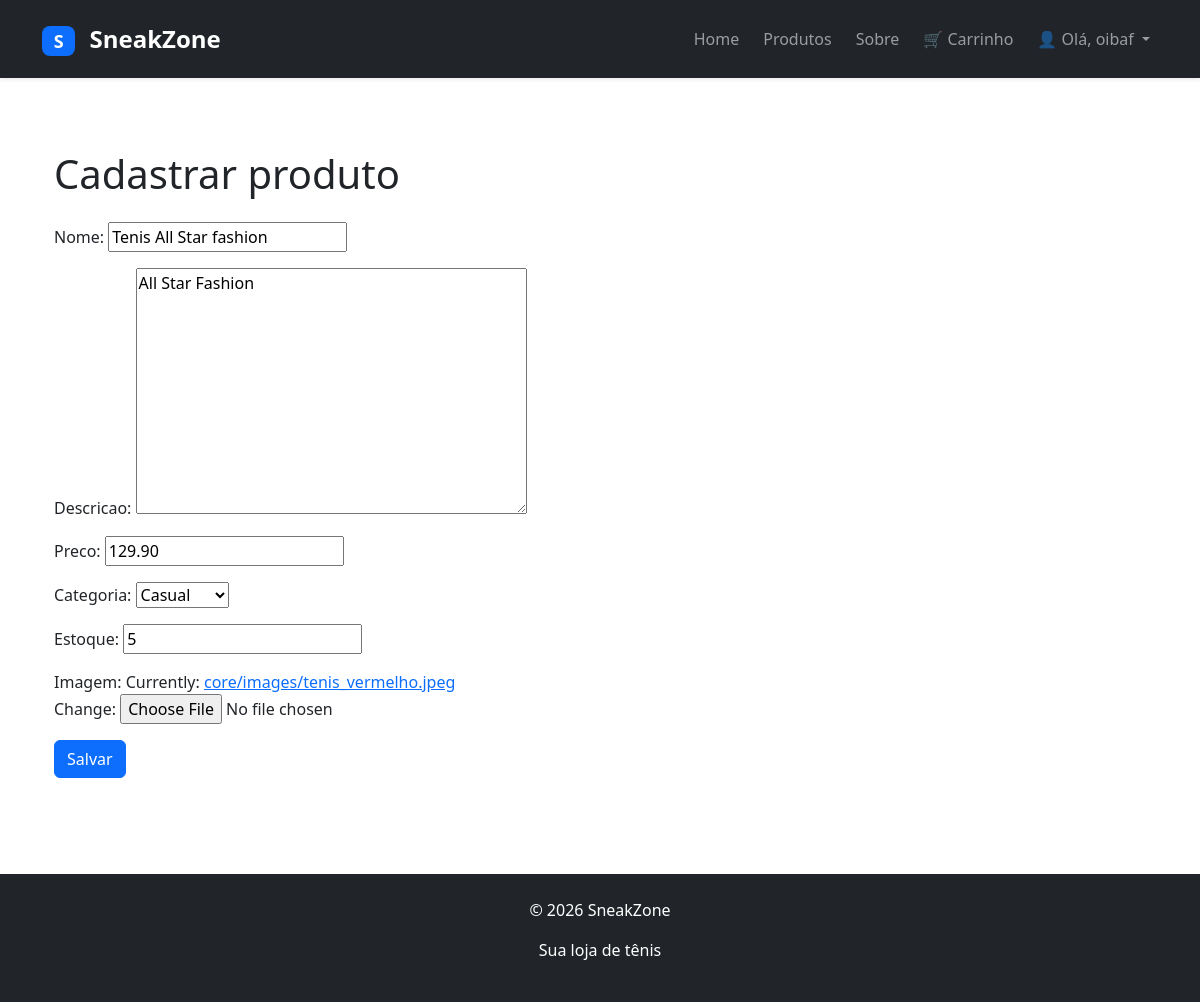
The page /produtos/produto/4/editar/ (signed in) on the database as committed earlier.
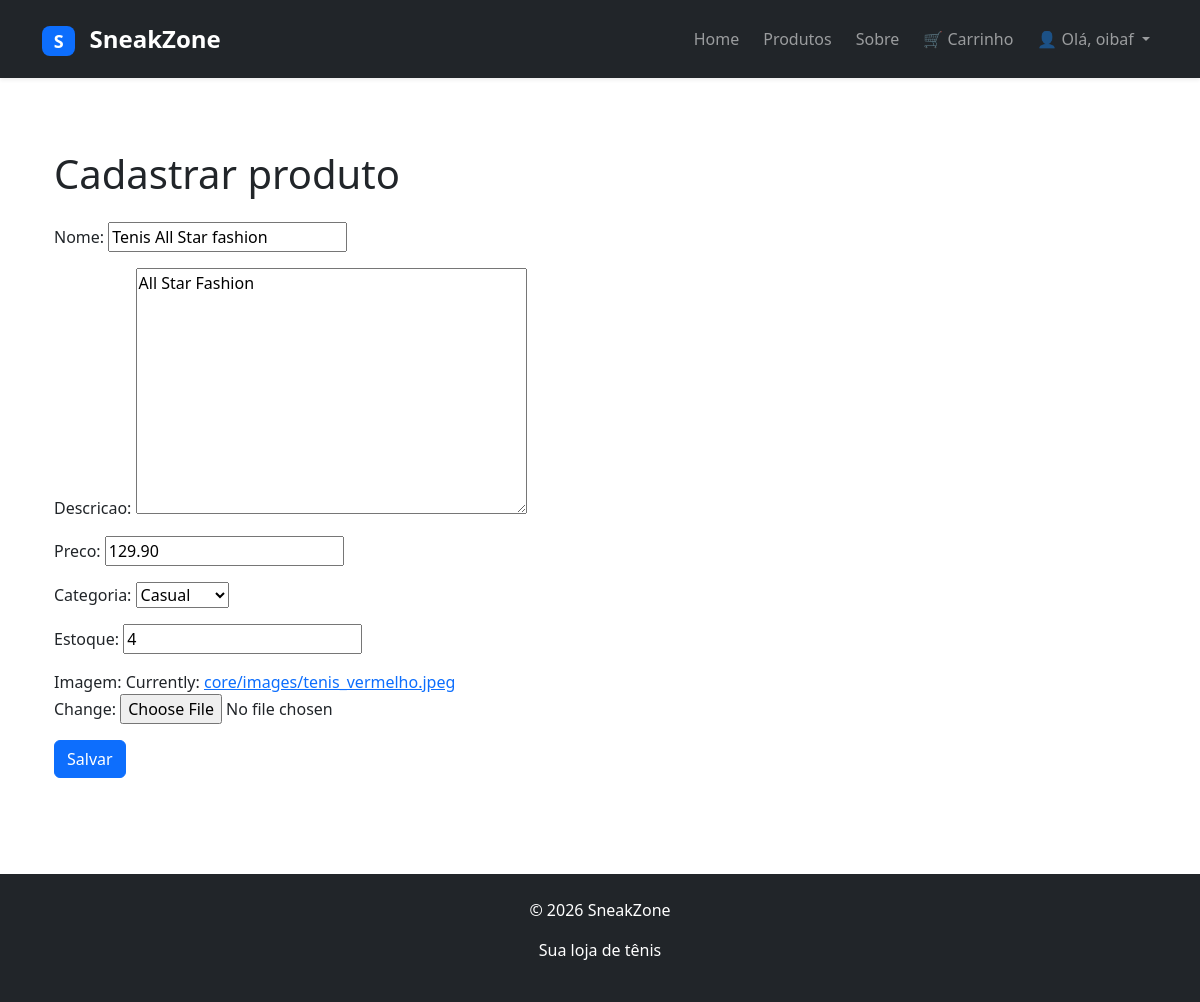
The same page on the database as committed later.
### produtos/models.py (models this page shows)
class Produto(models.Model):
    nome = models.CharField(
        max_length=100
    )
    descricao = models.TextField()
    preco = models.DecimalField(
        max_digits=10,
        decimal_places=2
    )
    categoria = models.ForeignKey(
        Categoria,
        on_delete=models.PROTECT
    )
    estoque = models.PositiveIntegerField(
        default=0
    )
    imagem = models.CharField(
        max_length=255,
        blank=True
    )
    data_cadastro = models.DateTimeField(
        auto_now_add=True
    )
    imagem = models.ImageField(
        upload_to='produtos/'
    )

class Categoria(models.Model):
    nome = models.CharField(
        max_length=50
    )
    def __str__(self):
        return self.nome

### produtos/views.py (the view)
# urls.py: path("produto/<int:id>/editar/", views.produto_editar, name="produto_editar"),
@login_required # Fez o efeito de proteger a view, para que apenas usuários logados possam acessar.
def produto_editar(request, id):
    produto = get_object_or_404(
        Produto,
        id=id
    )
    if request.method == "POST":
        form = ProdutoForm(
            request.POST,
            request.FILES,  # Adicionei request.FILES para lidar com o upload de arquivos
            instance=produto
        )
        if form.is_valid():
            form.save()
            messages.success(
                request,
                "Produto atualizado com sucesso!"
            )
            return redirect(
                "produtos_detalhe",
                id=produto.id
            )
    else:
        form = ProdutoForm(
            instance=produto
        )
    return render(
        request,
        "produtos/produto_form.html",
        {
            "form": form,
            "titulo": "Editar produto",
            "botao": "Salvar alterações"
        }
    )

### produtos/forms.py
class ProdutoForm(forms.ModelForm):
    class Meta:
        model = Produto
        fields = [
            'nome',
            'descricao',
            'preco',
            'categoria',
            'estoque',
            'imagem'
                ]

### pedidos/views.py (called while the page is built)
def contador_carrinho(request):
    carrinho = request.session.get(
        "carrinho",
        {}
    )
    quantidade = sum(carrinho.values())
    return {"total_itens": quantidade}

### produtos/Templates/produtos/produto_form.html (shortened to what this page needs)
{% extends "core/base.html" %}
{% block content %}
<div class="container py-5">
    <h1 class="mb-4">
        Cadastrar produto
    </h1>
    <form method="post" enctype="multipart/form-data">
        {{ form.as_p }}
        <button
            type="submit"
            class="btn btn-primary">
            Salvar
        </button>
    </form>
</div>
{% endblock %}

Rows that differ between the two databases and show on the page:
changed Produto "All Star Fashion": estoque "5" → "4"
